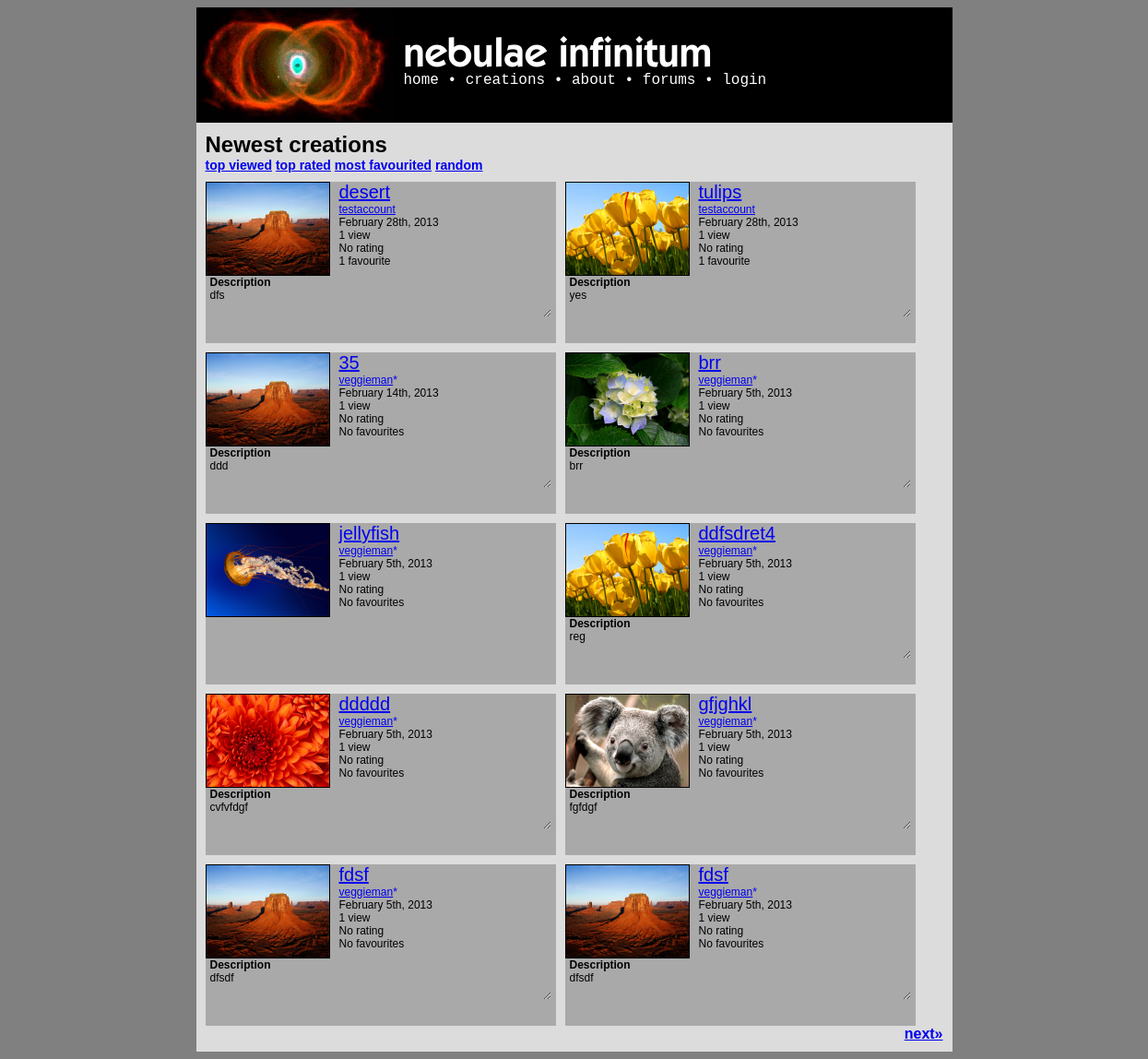
Page /creations.php on the committed database.
### tables this page shows
CREATE TABLE IF NOT EXISTS `creations` (
  `id` int(50) NOT NULL AUTO_INCREMENT,
  `name` varchar(50) NOT NULL,
  `type` enum('writing','flash','scratch','artwork','audio') NOT NULL,
  `ownerid` int(25) NOT NULL,
  `created` timestamp NULL DEFAULT NULL,
  `modified` timestamp NULL DEFAULT CURRENT_TIMESTAMP,
  `hidden` enum('no','censored','flagged','approved','byowner','deleted') NOT NULL DEFAULT 'no',
  `filetype` varchar(7) NOT NULL,
  `filename` varchar(25) NOT NULL,
  `descr` text,
  `advisory` text,
  `views` int(11) NOT NULL DEFAULT '0',
  `favourites` int(11) NOT NULL DEFAULT '0',
  `rating` decimal(2,1) NOT NULL DEFAULT '0.0',
  `license` enum('copyright','cc-0','cc-by','cc-by-nd','cc-by-sa','cc-by-nc','cc-by-nc-nd','cc-by-nc-sa','mit','gpl','bsd') NOT NULL DEFAULT 'copyright',
  PRIMARY KEY (`id`)
);

CREATE TABLE IF NOT EXISTS `users` (
  `id` int(50) NOT NULL AUTO_INCREMENT,
  `username` varchar(25) NOT NULL,
  `registered` timestamp NOT NULL DEFAULT CURRENT_TIMESTAMP,
  `rank` enum('user','mod','admin') NOT NULL DEFAULT 'user',
  `password` varchar(64) NOT NULL,
  `location` varchar(50) DEFAULT NULL,
  `banstatus` enum('unbanned','banned','deleted') NOT NULL DEFAULT 'unbanned',
  `banneduntil` date DEFAULT NULL,
  `bandate` date DEFAULT NULL,
  `icon` varchar(50) DEFAULT NULL,
  `about` text,
  `age` int(3) DEFAULT NULL,
  `gender` varchar(1) DEFAULT NULL,
  `email` varchar(50) NOT NULL,
  `registerip` varchar(20) NOT NULL,
  `banreason` text,
  `sb2player` enum('flash','js') NOT NULL DEFAULT 'flash',
  `notifications` enum('all','noreplies','nocomments','none') NOT NULL DEFAULT 'all',
  PRIMARY KEY (`id`)
);

### config/functions.php (called while the page is built, shortened)
<?php
function bbcode_parse_description($text){
	$bbcode = new BBCode;
	$bbcode->RemoveRule('acronym');
	$bbcode->RemoveRule('color');
	$bbcode->RemoveRule('size');
	$bbcode->RemoveRule('quote');
	$bbcode->RemoveRule('font');
	$bbcode->RemoveRule('wiki');
	$bbcode->RemoveRule('img');
	$bbcode->RemoveRule('rule');
	$bbcode->RemoveRule('br');
	$bbcode->RemoveRule('center');
	$bbcode->RemoveRule('left');
	$bbcode->RemoveRule('right');
	$bbcode->RemoveRule('indent');
	$bbcode->RemoveRule('columns');
	$bbcode->RemoveRule('nextcol');
	$bbcode->RemoveRule('code');
	$bbcode->RemoveRule('list');
	$bbcode->RemoveRule('*');
	return $bbcode->Parse($text);
}
?>

### creations.php (the view, shortened to what this page needs)
<?php
$mode="newest";
if(isset($_GET['page'])) $page=(int)$_GET['page'];
else $page=1;
switch($mode){
	case "newest":
	default:
		$creations=mysql_query("SELECT * FROM creations WHERE hidden='no' OR hidden='approved' ORDER BY created DESC LIMIT ".($page*10-10).",10");
}
require_once("templates/creations_template.php");
function displayCreations($mysql,$cur_user,$admin){
	if(isset($mysql)){
		while($creation=mysql_fetch_array($mysql)){
			$user=mysql_fetch_array(mysql_query("SELECT * FROM users WHERE id=".$creation['ownerid']));
			echo '<div class="creationblock">';
			if(file_exists('data/thumbs/'.$creation['id'].'.png')) echo '<a href="creation.php?id='.$creation['id'].'"><img class="creationblockthumb" src="data/thumbs/'.$creation['id'].'.png"/></a>';
			else echo '<a href="creation.php?id='.$creation['id'].'"><img class="creationblockthumb" src="data/thumbs/default.png"/></a>';
			$creationtitle=strlen(stripslashes($creation['name']))>20?substr(stripslashes($creation['name']),0,20)."&hellip;":stripslashes($creation['name']);
			echo '<div class="creationblockhead"><a href="creation.php?id='.$creation['id'].'" class="creationblocktitle">'.$creationtitle.'</a>';
			echo '<div><a href="user.php?id='.$user['id'].'">'.$user['username'].'</a>';if ($user['rank'] == "admin" || $user['rank'] == "mod") echo '<a href="info/staff.php" style="text-decoration:none;">'.STAFF_SYMBOL.'</a>';echo "</div>";
			echo '<div>'.date("F jS, Y", strtotime($creation['created'])).'</div>';
			switch($creation['views']){
				case 1:
					$views="1 view";
					break;
			}
			echo '<div>'.$views.'</div>';
			$rating=($creation['rating']==0)?"No rating":"Rated ".$creation['rating'];
			echo '<div>'.$rating.'</div>';
			switch($creation['favourites']){
				case 1:
					$favourites="1 favourite";
					break;
				case 0:
					$favourites="No favourites";
					break;
			}
			echo '<div>'.$favourites.'</div></div>';
			if(isset($creation['descr'])&&trim($creation['descr'])!=""){
				$creationdesc=str_replace("<br />\n<br />\n"," ",bbcode_parse_description(stripslashes($creation['descr'])));
				echo '<div class="creationblockdesc"><strong style="display:block">Description</strong>'.$creationdesc.'</div>';
			}
			echo '</div>';
		}
	}
	else echo 'An error occurred. Please try reloading the page or, if the error continues to occur, contact a <a href="info/admin.php">site administrator</a>.';
}
?>

### config/include/nbbc.php (shortened to what this page needs)
<?php
class BBCodeLexer {
var $state;
var $input;
var $ptr;
var $verbatim;
function BBCodeLexer($string, $tagmarker = '[') {
$regex_beginmarkers = Array( '[' => '\[', '<' => '<', '{' => '\{', '(' => '\(' );
$regex_endmarkers = Array( '[' => '\]', '<' => '>', '{' => '\}', '(' => '\)' );
$endmarkers = Array( '[' => ']', '<' => '>', '{' => '}', '(' => ')' );
$e = $regex_endmarkers[$tagmarker];
$b = $regex_beginmarkers[$tagmarker];
$this->pat_main = "/( "
. "{$b}"
. "(?! -- | ' | !-- | {$b}{$b} )"
. "(?: [^\\n\\r{$b}{$e}] | \\\" [^\\\"\\n\\r]* \\\" | \\' [^\\'\\n\\r]* \\' )*"
. "{$e}"
. "| {$b}{$b} (?: [^{$e}\\r\\n] | {$e}[^{$e}\\r\\n] )* {$e}{$e}"
. "| {$b} (?: -- | ' ) (?: [^{$e}\\n\\r]* ) {$e}"
. "| {$b}!-- (?: [^-] | -[^-] | --[^{$e}] )* --{$e}"
. "| -----+"
. "| \\x0D\\x0A | \\x0A\\x0D | \\x0D | \\x0A"
. "| [\\x00-\\x09\\x0B-\\x0C\\x0E-\\x20]+(?=[\\x0D\\x0A{$b}]|-----|$)"
. "| (?<=[\\x0D\\x0A{$e}]|-----|^)[\\x00-\\x09\\x0B-\\x0C\\x0E-\\x20]+"
. " )/Dx";
$this->input = preg_split($this->pat_main, $string, -1, PREG_SPLIT_DELIM_CAPTURE);
$this->ptr = 0;
$this->unget = false;
$this->state = BBCODE_LEXSTATE_TEXT;
$this->verbatim = false;
}
function NextToken() {
while (true) {
if ($this->ptr >= count($this->input)) {
return $this->token = BBCODE_EOI;
}
$this->text = preg_replace("/[\\x00-\\x08\\x0B-\\x0C\\x0E-\\x1F]/", "",
$this->input[$this->ptr++]);
if ($this->verbatim) {
$this->tag = false;
if ($this->state == BBCODE_LEXSTATE_TEXT) {
$this->state = BBCODE_LEXSTATE_TAG;
$token_type = BBCODE_TEXT;
}
else {
$this->state = BBCODE_LEXSTATE_TEXT;
switch (ord(substr($this->text, 0, 1))) {
case 10:
case 13:
$token_type = BBCODE_NL;
break;
default:
$token_type = BBCODE_WS;
break;
case 45:
case 40:
case 60:
case 91:
case 123:
$token_type = BBCODE_TEXT;
break;
}
}
if (strlen($this->text) > 0)
return $this->token = $token_type;
}
else if ($this->state == BBCODE_LEXSTATE_TEXT) {
$this->state = BBCODE_LEXSTATE_TAG;
if (strlen($this->text) > 0)
return $this->token = BBCODE_TEXT;
}
}
}
}
class BBCode {
var $current_class;
var $root_class;
var $allow_ampersand;
var $tag_marker;
var $plain_mode;
var $detect_urls;
var $output_limit;
var $enable_smileys;
var $debug;
function BBCode() {
$this->defaults = new BBCodeLibrary;
$this->enable_smileys = false;
$this->pre_trim = "";
$this->post_trim = "";
$this->root_class = 'block';
$this->tag_marker = '[';
$this->current_class = $this->root_class;
$this->debug = false;
$this->output_limit = 0;
$this->plain_mode = false;
$this->detect_urls = false;
}
function GetDefaultWikiURL() { return '/?page='; }
function GetDefaultLocalImgDir() { return "img"; }
function GetDefaultLocalImgURL() { return "img"; }
function GetDefaultRuleHTML() { return "\n<hr class=\"bbcode_rule\" />\n"; }
function GetDefaultSmileyDir() { return "smileys"; }
function GetDefaultSmileyURL() { return "smileys"; }
function HTMLEncode($string) {
if (!$this->allow_ampersand)
return htmlspecialchars($string);
else return str_replace(Array('<', '>', '"'),
Array('&lt;', '&gt;', '&quot;'), $string);
}
function FixupOutput($string) {
if (!$this->detect_urls) {
$output = $this->Internal_ProcessSmileys($string);
}
return $output;
}
function Internal_ProcessSmileys($string) {
if (!$this->enable_smileys || $this->plain_mode) {
$output = $this->HTMLEncode($string);
}
return $output;
}
function Internal_CollectTextReverse($array, $start = 0, $end = 0) {
for ($start = intval($start); $start >= $end; $start--)
print $array[$start][BBCODE_STACK_TEXT];
$output = ob_get_contents();
return $output;
}
function Internal_GenerateOutput($pos) {
$output = Array();
while (count($this->stack) > $pos) {
$token = array_pop($this->stack);
if ($token[BBCODE_STACK_TOKEN] != BBCODE_TAG) {
$output[] = $token;
}
}
return $output;
}
function Internal_ComputeCurrentClass() {
if (count($this->stack) > 0)
$this->current_class = $this->stack[count($this->stack)-1][BBCODE_STACK_CLASS];
else $this->current_class = $this->root_class;
}
function Parse($string) {
$this->lexer = new BBCodeLexer($string, $this->tag_marker);
$this->lexer->debug = $this->debug;
$old_output_limit = $this->output_limit;
$this->stack = Array();
while (true) {
if (($token_type = $this->lexer->NextToken()) == BBCODE_EOI) {
break;
}
switch ($token_type) {
case BBCODE_TEXT:
$this->stack[] = Array(
BBCODE_STACK_TOKEN => BBCODE_TEXT,
BBCODE_STACK_TEXT => $this->FixupOutput($this->lexer->text),
BBCODE_STACK_TAG => false,
BBCODE_STACK_CLASS => $this->current_class,
);
break;
}
}
$result = $this->Internal_GenerateOutput(0);
$result = $this->Internal_CollectTextReverse($result, count($result) - 1);
$this->output_limit = $old_output_limit;
return $result;
}
}

### rows in the picture
creations: name "desert", ownerid.username "testaccount", created "February 28th, 2013", views "1 view", rating "No rating", favourites "1 favourite", start "dfs"
creations: name "tulips", ownerid.username "testaccount", created "February 28th, 2013", views "1 view", rating "No rating", favourites "1 favourite", start "yes"
creations: name "35", ownerid.username "veggieman", created "February 14th, 2013", views "1 view", rating "No rating", favourites "No favourites", start "ddd"
creations: shows a picture, name "brr", ownerid.username "veggieman", created "February 5th, 2013", views "1 view", rating "No rating", favourites "No favourites", start "brr"
creations: shows a picture, name "jellyfish", ownerid.username "veggieman", created "February 5th, 2013", views "1 view", rating "No rating", favourites "No favourites"
creations: name "ddfsdret4", ownerid.username "veggieman", created "February 5th, 2013", views "1 view", rating "No rating", favourites "No favourites", start "reg"
creations: shows a picture, name "ddddd", ownerid.username "veggieman", created "February 5th, 2013", views "1 view", rating "No rating", favourites "No favourites", start "cvfvfdgf"
creations: shows a picture, name "gfjghkl", ownerid.username "veggieman", created "February 5th, 2013", views "1 view", rating "No rating", favourites "No favourites", start "fgfdgf"
creations: name "fdsf", ownerid.username "veggieman", created "February 5th, 2013", views "1 view", rating "No rating", favourites "No favourites", start "dfsdf"
creations: name "fdsf", ownerid.username "veggieman", created "February 5th, 2013", views "1 view", rating "No rating", favourites "No favourites", start "dfsdf"

### other values in the picture
SITE_NAME "nebulae infinitum"
$typetext "Newest"
